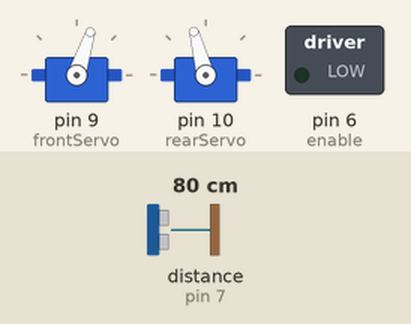
This sketch was run on a simulated Arduino Uno, built with avr-gcc and run on an emulated ATmega328P. Shown: 2 × servo, switched loads named in the sketch (green lamp = pin HIGH). Wiring (inferred from the names in the program): ultrasonic range finder: trigger pin 5; echo pin 7. The test bench sets the inputs (shaded band); at power-on: distance to the obstacle (sensor on pin 7) 80 cm. The echo pulse lasts 58.3 µs per cm; pins used as bus, display or sensor lines are not drawn.

Above: at 0.05 s.
At 0.65 s:
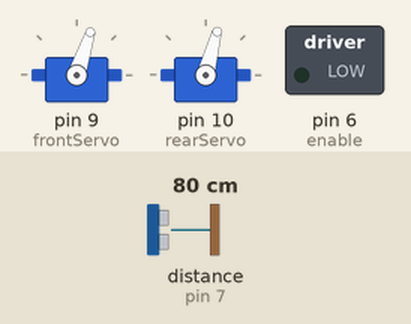
At 1.35 s:
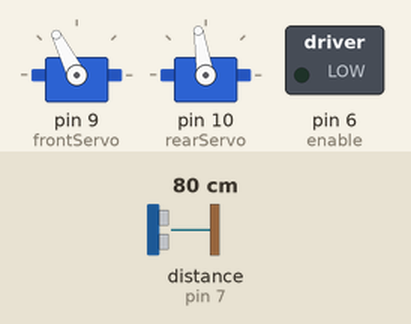
At 2.65 s:
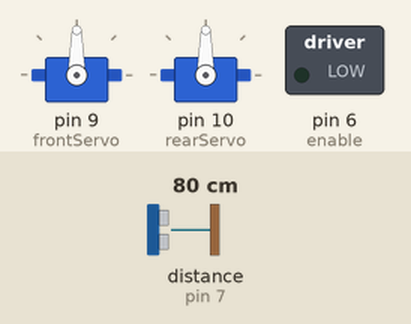
Timing chart, 0 to 6.1 s (numbered marks = the images above):
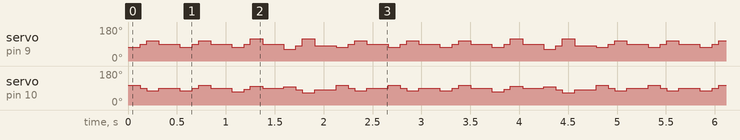

The sketch:

insect_robot.ino
```cpp
#include <Servo.h>

#define trigpin 5
#define echopin 7
#define enable 6
Servo frontServo;
Servo rearServo;


  int centerPos = 90;
  int frontRightUp = 72;
  int frontLeftUp = 108;
  int backRightForward = 75;
  int backLeftForward = 105;
  int walkSpeed = 150; // How long to wait between steps in milliseconds
  int centerTurnPos = 81;
  int frontTurnRightUp = 63;
  int frontTurnLeftUp = 117;
  int backTurnRightForward = 66;
  int backTurnLeftForward = 96;
  /* Ping distance measurement - global variables */
  int pingPin = 4;
   int duration, distance;
  int distanceFront = 0; //cm
  int startAvoidanceDistance = 20; //cm


int delayTime = 1000;


void setup()
{
  //myServo.attach(2);
  Serial.begin(9600);
  pinMode(echopin,INPUT);
  pinMode(trigpin,OUTPUT);
  pinMode(enable,OUTPUT);
  frontServo.attach(9);
  rearServo.attach(10);
  frontServo.write(90);
  rearServo.write(90);
}


void moveForward()
{
  frontServo.write(frontRightUp);
  rearServo.write(backLeftForward);
  delay(125);
  frontServo.write(centerPos);
  rearServo.write(centerPos);
  delay(65);
  frontServo.write(frontLeftUp);
  rearServo.write(backRightForward);
  delay(125);
  frontServo.write(centerPos);
  rearServo.write(centerPos);
  delay(65);
}


void moveBackward()
{
  frontServo.write(frontRightUp);
  rearServo.write(backRightForward);
  delay(125);
  frontServo.write(centerPos);
  rearServo.write(centerPos);
  delay(65);
  frontServo.write(frontLeftUp);
  rearServo.write(backLeftForward);
  delay(125);
  frontServo.write(centerPos);
  rearServo.write(centerPos);
  delay(65);
       /*{
        frontServo.attach(2);
        rearServo.attach(3);
       }*/
}


void moveBackRight()
{
  frontServo.write(frontRightUp);
  rearServo.write(backRightForward - 6);
  delay(125);
  frontServo.write(centerPos);
  rearServo.write(centerPos - 6);
  delay(65);
  frontServo.write(frontLeftUp + 9);
  rearServo.write(backLeftForward - 6);
  delay(125);
  frontServo.write(centerPos);
  rearServo.write(centerPos);
  delay(65);
  /*{
    frontServo.attach(2);
    rearServo.attach(3);
  }*/
}

void moveTurnLeft()
{
  frontServo.write(frontTurnRightUp);
  rearServo.write(backTurnLeftForward);
  delay(125);
  frontServo.write(centerTurnPos);
  rearServo.write(centerTurnPos);
  delay(65);
  frontServo.write(frontTurnLeftUp);
  rearServo.write(backTurnRightForward);
  delay(125);
  frontServo.write(centerTurnPos);
  rearServo.write(centerTurnPos);
  delay(65);
 /* {
    frontServo.attach(2);
    rearServo.attach(3);
  }*/
}


  /*long microsecondsToInches(long microseconds)
  {
    return microseconds / 74 / 2;
  }
  long microsecondsToCentimeters(long microseconds)
  {
    return microseconds / 29 / 2;
  }*/


  void center()
  {
    frontServo.write(centerPos);
    rearServo.write(centerPos);
  }


int distanceCm()
  {
    digitalWrite(trigpin, HIGH);
    delayMicroseconds(2);
    digitalWrite(trigpin, LOW);

    duration = pulseIn(echopin, HIGH);
    distance=(duration/2)/29.1;
  //  Serial.print(distance);
   // Serial.print("\n");
    return (distance);
    /*distanceInches = microsecondsToInches(duration);
    Serial.print(distanceInches);
    return microsecondsToCentimeters(duration);*/
  }
void loop()
{


    moveForward();
  delay(150); //time between each step taken, speed of walk
  moveBackward();
  delay(150); //time between each step taken, speed of walk
  moveBackRight();
  delay(150); //time between each step taken, speed of walk
  moveTurnLeft();
  delay(150); //time between each step taken, speed of walk


  distanceFront = distanceCm();
  if (distanceFront > 1)
  {
    if (distanceFront < startAvoidanceDistance)
    {
      for (int i = 0; i <= 8; i++)
      {
        moveBackRight();
        delay(walkSpeed);
      }
      for (int i = 0; i <= 10; i++)
      {
        moveTurnLeft();
        delay(walkSpeed);
      }
    }
    else {
      moveForward();
      delay(walkSpeed);
    }
  }
}
```

Measured:
- by itself, servo on pin 10 (rearServo): repeats every 2.7 s: 75° 0.13 s, 90° 0.22 s, 75° 0.13 s, 90° 0.07 s, 105° 0.13 s, 90° 0.22 s, 69° 0.13 s, 84° 0.07 s, 99° 0.13 s, 90° 0.22 s, 96° 0.13 s, 81° 0.07 s, 66° 0.13 s, 81° 0.22 s, 105° 0.13 s, 90° 0.07 s, 75° 0.13 s, 90° 0.22 s, 105° 0.13 s, 90° 0.07 s
- by itself, servo on pin 9 (frontServo): repeats every 2.7 s: 108° 0.13 s, 90° 0.22 s, 72° 0.13 s, 90° 0.07 s, 108° 0.13 s, 90° 0.22 s, 72° 0.13 s, 90° 0.07 s, 117° 0.13 s, 90° 0.22 s, 63° 0.13 s, 81° 0.07 s, 117° 0.13 s, 81° 0.22 s, 72° 0.13 s, 90° 0.07 s, 108° 0.13 s, 90° 0.22 s, 72° 0.13 s, 90° 0.07 s
